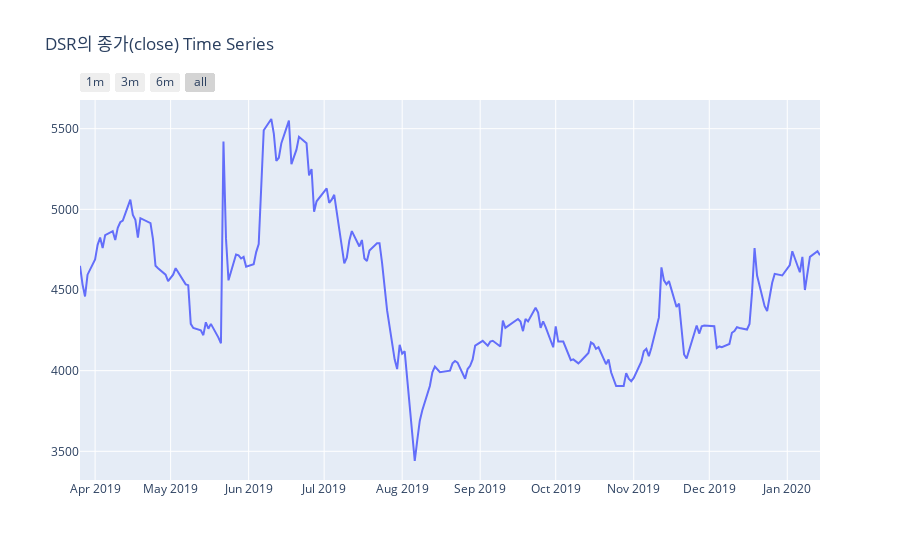

Write notebook code for a chart like this one.
### Code cell
import plotly.offline as offline 
import plotly.graph_objs as go 

# jupyter notebook 에서 출력 
offline.init_notebook_mode(connected=True)

trace = go.Scatter(
                x=df.date,
                y=df.close,
                name=item_name)

data = [trace]

# data = [celltrion]
layout = dict(
            title='{}의 종가(close) Time Series'.format(item_name),
            xaxis=dict(
                rangeselector=dict(
                    buttons=list([
                        dict(count=1,
                             label='1m',
                             step='month',
                             stepmode='backward'),
                        dict(count=3,
                             label='3m',
                             step='month',
                             stepmode='backward'),
                        dict(count=6,
                             label='6m',
                             step='month',
                             stepmode='backward'),
                        dict(step='all')
                    ])
                ),
                rangeslider=dict(),
                type='date'
            )
        )

fig = go.Figure(data=data, layout=layout)
offline.iplot(fig)

### Figure 1 — Plotly figure (JSON) as saved in the notebook; plotly's stock layout.template omitted (floating-point values rounded to 4 significant figures; data arrays with more than 128 entries replaced by an {"elided": "..."} marker saying what was removed)
{"data": [{"name": "DSR", "type": "scatter", "x": {"elided": "200 str values"}, "y": {"elided": "200 int values"}}], "layout": {"title": {"text": "DSR의 종가(close) Time Series"}, "xaxis": {"rangeselector": {"buttons": [{"count": 1, "label": "1m", "step": "month", "stepmode": "backward"}, {"count": 3, "label": "3m", "step": "month", "stepmode": "backward"}, {"count": 6, "label": "6m", "step": "month", "stepmode": "backward"}, {"step": "all"}]}, "type": "date"}}}
